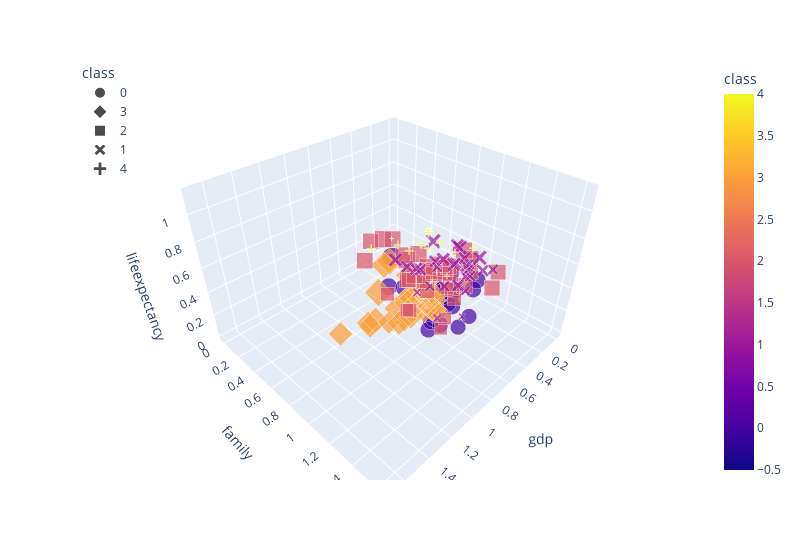

The cell this chart's notebook holds for it:
### Code cell
# Plotting the clusters with three features
fig = px.scatter_3d(df_2019, x="gdp", y="family", z="lifeexpectancy", color="class", symbol="class", size="lifeexpectancy",width=800)
fig.update_layout(legend=dict(x=0,y=1))
fig.show()
